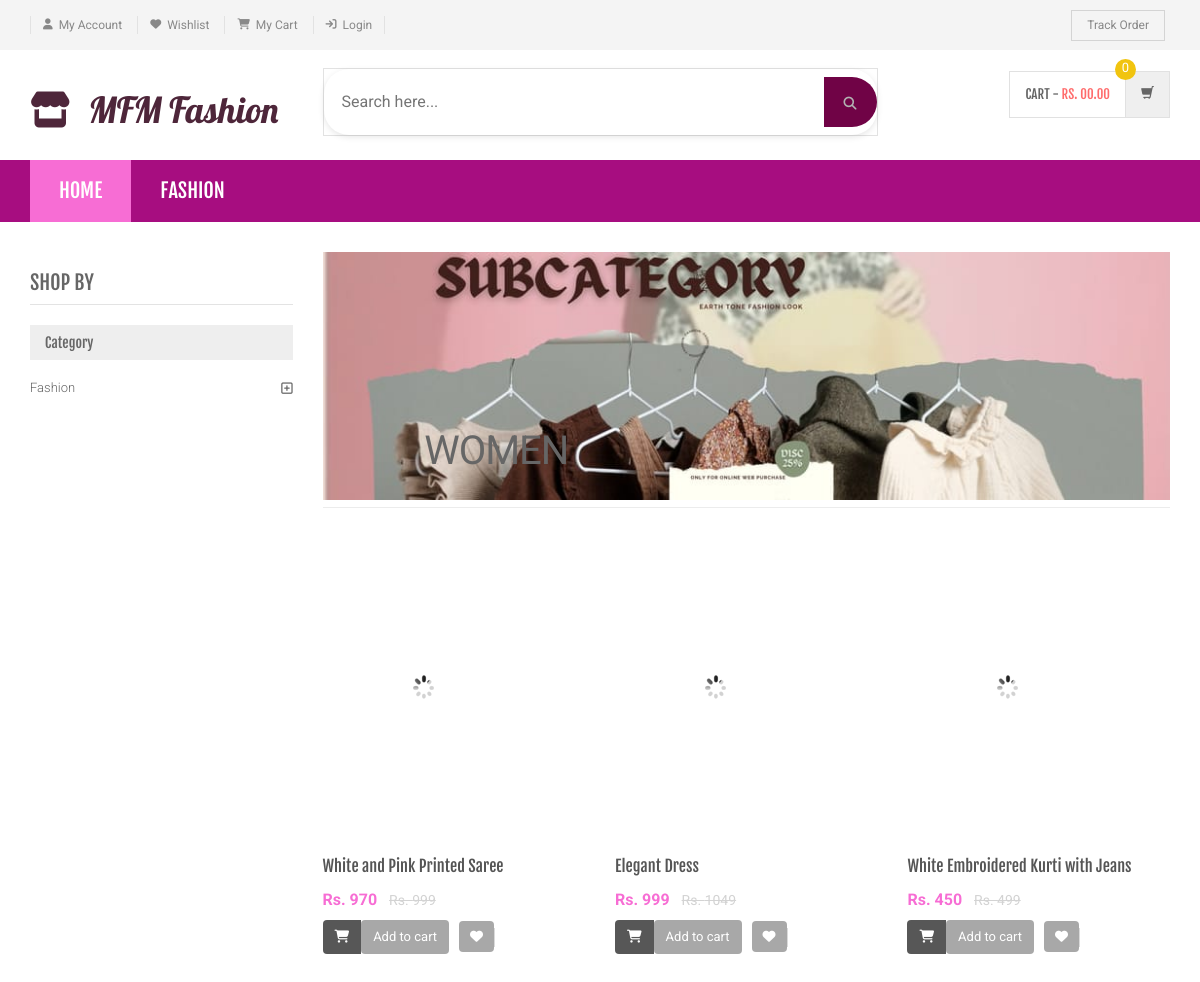
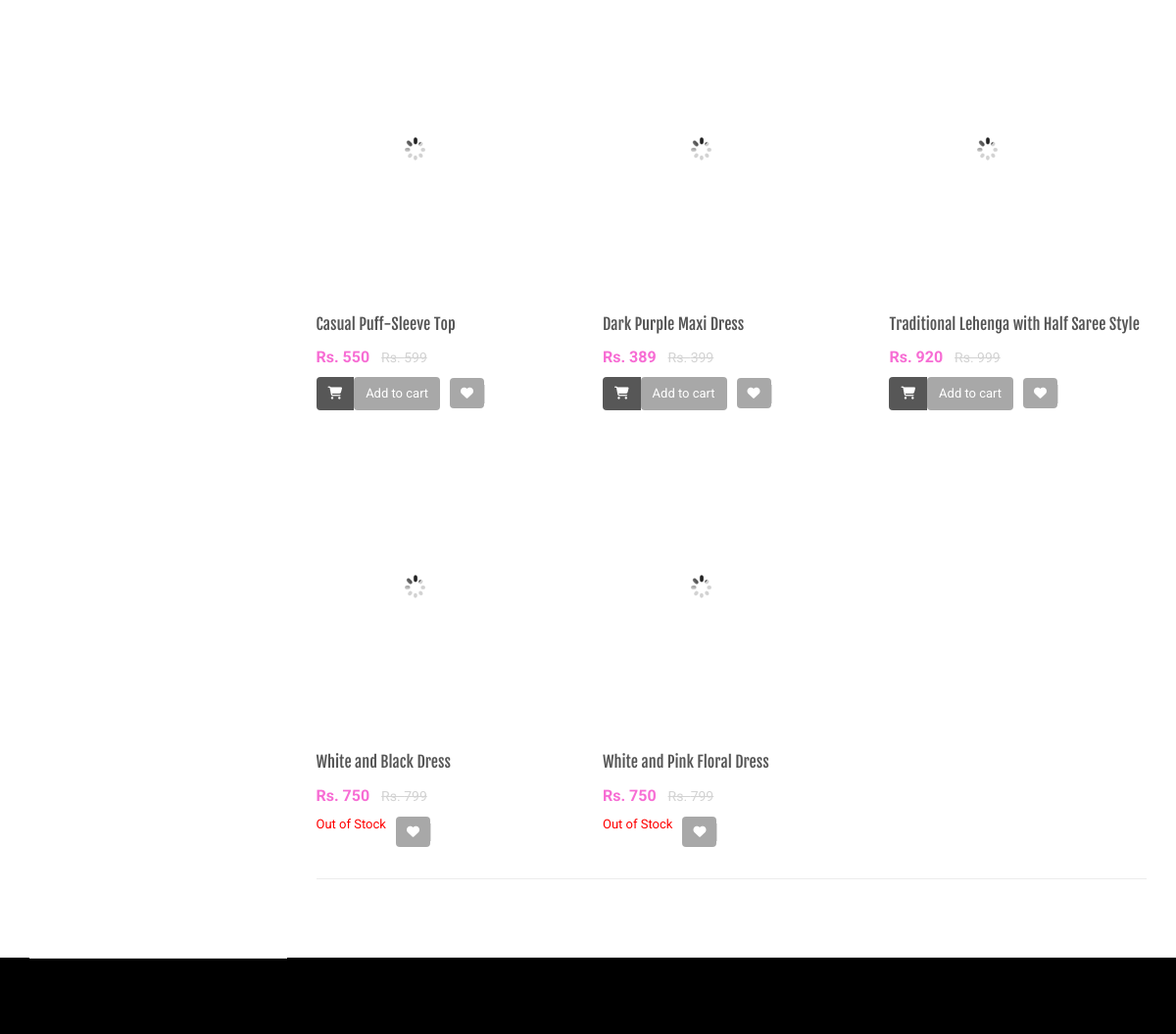
Before: /shopping/sub-category.php?scid=29 (upper part) with the older database file (2 pictures, top to bottom).
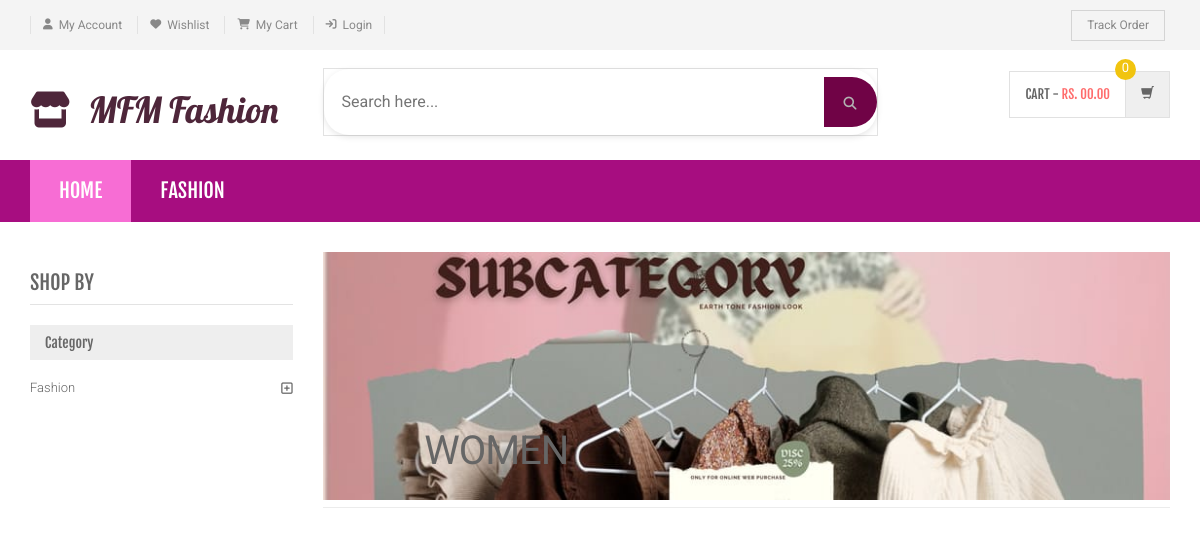
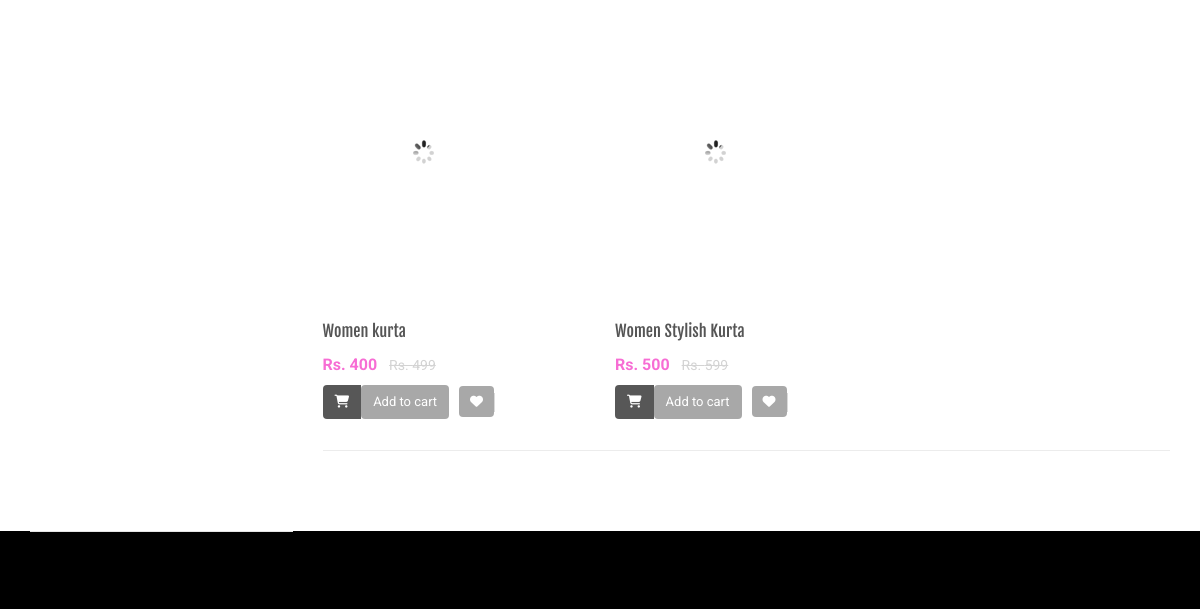
After: the same page with the newer database file (2 pictures, top to bottom).
### tables this page shows
CREATE TABLE `category` (
  `id` int(11) NOT NULL,
  `categoryName` varchar(255) DEFAULT NULL,
  `categoryDescription` longtext DEFAULT NULL,
  `creationDate` timestamp NOT NULL DEFAULT current_timestamp(),
  `updationDate` varchar(255) DEFAULT NULL
);

CREATE TABLE `subcategory` (
  `id` int(11) NOT NULL,
  `categoryid` int(11) DEFAULT NULL,
  `subcategory` varchar(255) DEFAULT NULL,
  `creationDate` timestamp NULL DEFAULT current_timestamp(),
  `updationDate` varchar(255) DEFAULT NULL
);

CREATE TABLE `products` (
  `id` int(11) NOT NULL,
  `category` int(11) NOT NULL,
  `subCategory` int(11) DEFAULT NULL,
  `productName` varchar(255) DEFAULT NULL,
  `productCompany` varchar(255) DEFAULT NULL,
  `productPrice` int(11) DEFAULT NULL,
  `productPriceBeforeDiscount` int(11) DEFAULT NULL,
  `productDescription` longtext DEFAULT NULL,
  `productImage1` varchar(255) DEFAULT NULL,
  `productImage2` varchar(255) DEFAULT NULL,
  `productImage3` varchar(255) DEFAULT NULL,
  `shippingCharge` int(11) DEFAULT NULL,
  `productAvailability` varchar(255) DEFAULT NULL,
  `postingDate` timestamp NULL DEFAULT current_timestamp(),
  `updationDate` varchar(255) DEFAULT NULL
);

### shopping/sub-category.php (the view, shortened to what the changed rows need)
<?php
include('includes/config.php');
$cid=intval($_GET['scid']);
?>
<!DOCTYPE html>
<html lang="en">
	<head>
	    <link rel="stylesheet" href="assets/css/bootstrap.min.css">
	    <link rel="stylesheet" href="assets/css/main.css">
	    <link rel="stylesheet" href="assets/css/red.css">
	    <link rel="stylesheet" href="assets/css/owl.carousel.css">
		<link rel="stylesheet" href="assets/css/owl.transitions.css">
		<link href="assets/css/lightbox.css" rel="stylesheet">
		<link rel="stylesheet" href="assets/css/animate.min.css">
		<link rel="stylesheet" href="assets/css/rateit.css">
		<link rel="stylesheet" href="assets/css/bootstrap-select.min.css">
		<link rel="stylesheet" href="assets/css/config.css">
		<link href="assets/css/green.css" rel="alternate stylesheet" title="Green color">
		<link href="assets/css/blue.css" rel="alternate stylesheet" title="Blue color">
		<link href="assets/css/red.css" rel="alternate stylesheet" title="Red color">
		<link href="assets/css/orange.css" rel="alternate stylesheet" title="Orange color">
		<link href="assets/css/dark-green.css" rel="alternate stylesheet" title="Darkgreen color">
		<link rel="stylesheet" href="assets/css/font-awesome.min.css">
	</head>
    <body class="cnt-home">
<header class="header-style-1">
<?php include('includes/main-header.php');?>
<?php include('includes/menu-bar.php');?>
</header>
<div class="body-content outer-top-xs">
	<div class='container'>
		<div class='row outer-bottom-sm'>
			<div class='col-md-3 sidebar'>
	            <div class="sidebar-module-container">
	            	<div class="sidebar-filter">
<div class="sidebar-widget wow fadeInUp outer-bottom-xs ">
	<div class="sidebar-widget-body m-t-10">
	         <?php $sql=mysqli_query($con,"select id,categoryName  from category");
while($row=mysqli_fetch_array($sql))
{
    ?>
		<div class="accordion">
	    	<div class="accordion-group">
	            <div class="accordion-heading">
	                <a href="category.php?cid=<?php echo $row['id'];?>"  class="accordion-toggle collapsed">
	                   <?php echo $row['categoryName'];?>
	                </a>
	            </div>
	        </div>
	    </div>
	    <?php } ?>
	</div>
</div>
	            	</div>
	            </div>
            </div>
			<div class='col-md-9'>
	<div id="category" class="category-carousel hidden-xs">
		<div class="item">
			<div class="container-fluid">
				<div class="caption vertical-top text-left">
					<div class="big-text">
						<br />
					</div>
					       <?php $sql=mysqli_query($con,"select subcategory  from subcategory where id='$cid'");
while($row=mysqli_fetch_array($sql))
{
    ?>
					<div class="excerpt hidden-sm hidden-md">
						<?php echo htmlentities($row['subcategory']);?>
					</div>
			<?php } ?>
				</div>
			</div>
		</div>
</div>
				<div class="search-result-container">
					<div id="myTabContent" class="tab-content">
						<div class="tab-pane active " id="grid-container">
							<div class="category-product  inner-top-vs">
								<div class="row">
			<?php
$ret=mysqli_query($con,"select * from products where subCategory='$cid'");
$num=mysqli_num_rows($ret);
if($num>0)
{
while ($row=mysqli_fetch_array($ret))
{?>
		<div class="col-sm-6 col-md-4 wow fadeInUp">
			<div class="products">
	<div class="product">
		<div class="product-image">
			<div class="image">
				<a href="product-details.php?pid=<?php echo htmlentities($row['id']);?>"><img  src="assets/images/blank.gif" data-echo="admin/productimages/<?php echo htmlentities($row['id']);?>/<?php echo htmlentities($row['productImage1']);?>" alt="" width="200" height="300"></a>
			</div>
		</div>
		<div class="product-info text-left">
			<h3 class="name"><a href="product-details.php?pid=<?php echo htmlentities($row['id']);?>"><?php echo htmlentities($row['productName']);?></a></h3>
			<div class="product-price">
				<span class="price">
					Rs. <?php echo htmlentities($row['productPrice']);?>			</span>
										     <span class="price-before-discount">Rs. <?php echo htmlentities($row['productPriceBeforeDiscount']);?></span>
			</div>
		</div>
					<div class="cart clearfix animate-effect">
				<div class="action">
					<ul class="list-unstyled">
						<li class="add-cart-button btn-group">
						<?php if($row['productAvailability']=='In Stock'){?>
										<button class="btn btn-primary icon" data-toggle="dropdown" type="button">
								<i class="fa fa-shopping-cart"></i>
							</button>
							<a href="category.php?page=product&action=add&id=<?php echo $row['id']; ?>">
							<button class="btn btn-primary" type="button">Add to cart</button></a>
								<?php } else {?>
							<div class="action" style="color:red">Out of Stock</div>
					<?php } ?>
						</li>
		                <li class="lnk wishlist">
							<a class="add-to-cart" href="category.php?pid=<?php echo htmlentities($row['id'])?>&&action=wishlist" title="Wishlist">
								 <i class="icon fa fa-heart"></i>
							</a>
						</li>
					</ul>
				</div>
			</div>
			</div>
			</div>
		</div>
	  <?php } } else {?>
		<div class="col-sm-6 col-md-4 wow fadeInUp"> <h3>No Product Found</h3>
		</div>
<?php } ?>
										</div>
							</div>
						</div>
				</div>
			</div>
		</div></div>
</div>
</div>
</body>
</html>

### shopping/includes/menu-bar.php (shortened to what the changed rows need)
<div class="header-nav animate-dropdown">
    <div class="container">
        <div class="yamm navbar navbar-default" role="navigation">
            <div class="nav-bg-class">
                <div class="navbar-collapse collapse" id="mc-horizontal-menu-collapse">
	<div class="nav-outer">
		<ul class="nav navbar-nav">
              <?php $sql=mysqli_query($con,"select id,categoryName  from category limit 6");
while($row=mysqli_fetch_array($sql))
{
    ?>
			<li class="dropdown yamm">
				<a href="category.php?cid=<?php echo $row['id'];?>"> <?php echo $row['categoryName'];?></a>
			</li>
			<?php } ?>
		</ul>
	</div>
</div>
            </div>
        </div>
    </div>
</div>

Changed rows visible on the page:
removed products: productName "White and Pink Printed Saree", productPrice "970", productPriceBeforeDiscount "999"
removed products: productName "Elegant Dress", productPrice "999", productPriceBeforeDiscount "1049"
removed products: productName "White Embroidered Kurti with Jeans", productPrice "450", productPriceBeforeDiscount "499"
removed products: productName "Casual Puff-Sleeve Top", productPrice "550", productPriceBeforeDiscount "599"
removed products: productName "Dark Purple Maxi Dress", productPrice "389", productPriceBeforeDiscount "399"
removed products: productName "Traditional Lehenga with Half Saree Style", productPrice "920", productPriceBeforeDiscount "999"
removed products: productName "White and Black Dress", productPrice "750", productPriceBeforeDiscount "799", productAvailability "Out of Stock"
removed products: productName "White and Pink Floral Dress", productPrice "750", productPriceBeforeDiscount "799", productAvailability "Out of Stock"
added products: productName "Women kurta", productPrice "400", productPriceBeforeDiscount "499"
added products: productName "Women Stylish Kurta", productPrice "500", productPriceBeforeDiscount "599"
